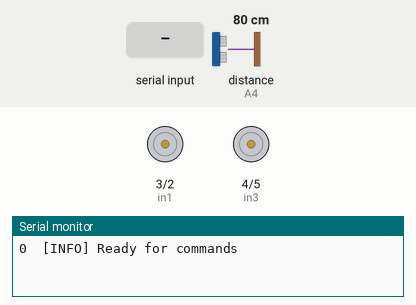
This sketch was run on a simulated Arduino Uno, built with avr-gcc and run on an emulated ATmega328P. Parts: motor-driver pin pairs drawn as motors (green arrow = first pin HIGH = forward, orange = second pin HIGH = backward, longer = more drive, scaled by the enable pin), the last lines printed to the serial monitor. Inputs (shaded band) come from the test bench; at power-on: distance to the obstacle (sensor on A4) 80 cm. The echo pulse lasts 58.3 µs per cm.

Above: at 1.2 s.
1.3 s: "D\n" received over Serial
3.3 s: "Q\n" received over Serial
At 3.7 s:
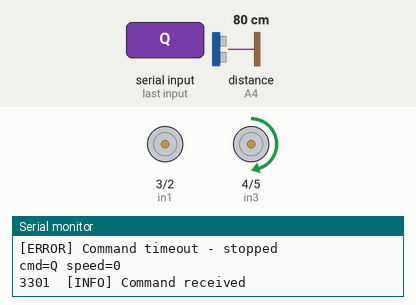
5.3 s: "E\n" received over Serial
At 5.7 s:
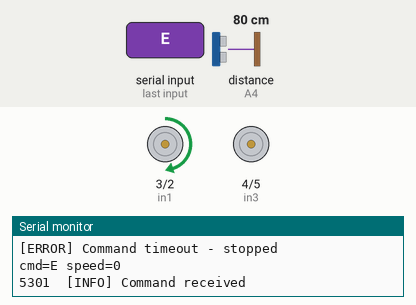
7.3 s: "Z\n" received over Serial
At 7.7 s:
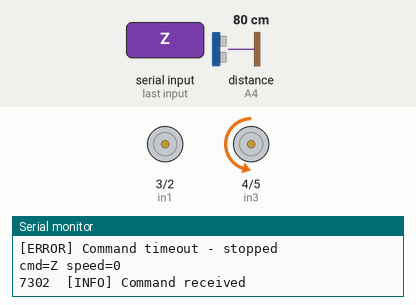
9.3 s: "C\n" received over Serial
At 9.7 s:
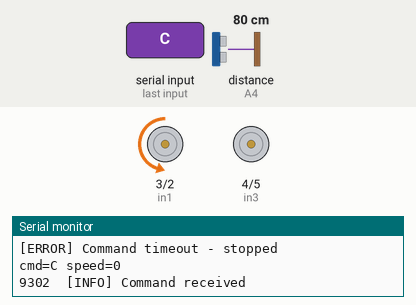
11.3 s: "F90\n" received over Serial
At 11.55 s:
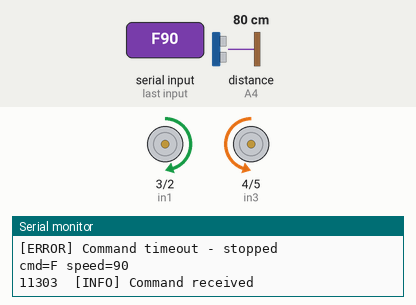
Timing chart, 0 to 14.3 s (numbered marks = the images above; inputs shaded):
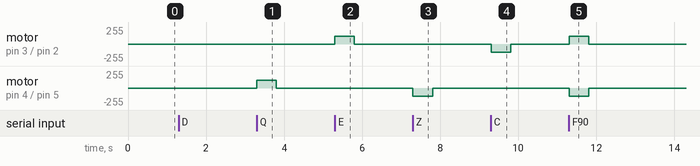

Measured:
- after the input at 3.3 s, motor on pin 4 (in3) / pin 5 (in4): stopped → forward 120/255 at once, → stopped 0.50 s later
- after the input at 5.3 s, motor on pin 3 (in1) / pin 2 (in2): stopped → forward 120/255 at once, → stopped 0.50 s later
- after the input at 7.3 s, motor on pin 4 (in3) / pin 5 (in4): stopped → backward 120/255 at once, → stopped 0.50 s later
- after the input at 9.3 s, motor on pin 3 (in1) / pin 2 (in2): stopped → backward 120/255 at once, → stopped 0.50 s later
- after the input at 11.3 s, motor on pin 3 (in1) / pin 2 (in2): stopped → forward 120/255 at once, → stopped 0.49 s later; motor on pin 4 (in3) / pin 5 (in4): stopped → backward 120/255 at once, → stopped 0.49 s later

The sketch:

MyRobot-V1.ino
```cpp
// MyRobot-V1.ino
// This file must be named the same as your sketch folder
//
// Remote control over Serial. The Processing sketch (MyRobotControl.pde)
// sends lines like "W 200\n" = <command letter> <space> <speed 0-255>.
//
//   W = forward            S = backward
//   A = spin left          D = spin right        (in place)
//   Q = forward + left     E = forward + right   (turn while driving)
//   Z = backward + left    C = backward + right
//   X = stop

int enA = 9;   // Enable pin for Motor A (LEFT) - must be a PWM-capable pin         !!! NOTE!! CHANGE PINS ACCORDING TO OUR WIRING!!!
int in1 = 3;   // Direction control pin 1 for Motor A
int in2 = 2;   // Direction control pin 2 for Motor A
int enB = 10;   // Enable pin for Motor B (RIGHT) - must be a PWM-capable pin
int in3 = 4;   // Direction control pin 3 for Motor B
int in4 = 5;   // Direction control pin 4 for Motor B
int trigR = A3; // Trigger pin for ultrasonic sensor R
int echoR = A4; // Echo pin for ultrasonic sensor R
int trigF = A0; // Trigger pin for ultrasonic sensor F
int echoF = A1; // Echo pin for ultrasonic sensor F
int followSpeed = 0;

const int TURN_AMOUNT = 120;                    // how much the inside wheel slows when turning
const unsigned long COMMAND_TIMEOUT_MS = 500;   // safety: stop if no command arrives for this long

unsigned long lastCommandTime = 0;
char lastCommand = 'X';

void setup() {
    pinMode(enA, OUTPUT);
    pinMode(in1, OUTPUT);
    pinMode(in2, OUTPUT);
    pinMode(enB, OUTPUT);
    pinMode(in3, OUTPUT);
    pinMode(in4, OUTPUT);
    pinMode(trigR, OUTPUT);
    pinMode(echoR, INPUT);
    pinMode(trigF, OUTPUT);
    pinMode(echoF, INPUT);
    Serial.begin(9600);
    Serial.setTimeout(20);   // don't wait long for a full line
    stopRobot();
    logInfo(Serial, "Ready for commands");
}

void loop() {
    // Read one full command line if available
    if (Serial.available() > 0) {
        String line = Serial.readStringUntil('\n');
        line.trim();
        if (line.length() > 0) {
            char cmd = toupper(line.charAt(0));
            int speed = constrain(line.substring(1).toInt(), 0, 255);
            handleCommand(cmd, speed);
            lastCommandTime = millis();
        }
    }

    // Failsafe: if the controller disconnects or stops sending, stop the robot
    if (lastCommand != 'X' && millis() - lastCommandTime > COMMAND_TIMEOUT_MS) {
        stopRobot();
        lastCommand = 'X';
        logError(Serial, "Command timeout - stopped");
    }

    if (lastCommand == 'F') {
        straightFollow(followSpeed);
    }

    if (lastCommand == 'M') {
        followMe(followSpeed);
    }
}

void handleCommand(char cmd, int speed) {
    // Only log when the command changes (otherwise the heartbeat spams Serial)
    Serial.print("cmd=");  Serial.print(cmd);  Serial.print(" speed=");  Serial.println(speed);
    if (cmd != lastCommand) {
        logInfo(Serial, "Command received");
        lastCommand = cmd;
    }

    switch (cmd) {
        case 'W': driveForward(speed);                     break;
        case 'S': driveBackward(speed);                    break;
        case 'A': spinLeft(speed);                         break;
        case 'D': spinRight(speed);                        break;
        case 'Q': turnLeft(speed, TURN_AMOUNT);            break;
        case 'E': turnRight(speed, TURN_AMOUNT);           break;
        case 'Z': turnLeftBackward(speed, TURN_AMOUNT);    break;
        case 'C': turnRightBackward(speed, TURN_AMOUNT);   break;
        case 'X': stopRobot();                             break;
        case 'F': followSpeed = speed;                     break;
        case 'M': followSpeed = speed;                     break;
        default:  stopRobot();                             break;
    }
}
```

Motor.ino
```cpp
/**
 * @file Motor.ino
 * @brief Simple H-bridge motor control helpers.
 *
 * Provides a minimal interface for driving DC motors using an L298N
 * (Arduino-style platforms).
 *
 * Direction is controlled via two input pins, and speed is controlled
 * by PWM on the enable pin (analogWrite, 0-255).
 *
 * Low-level functions take pins as parameters (one motor at a time).
 * High-level functions (driveForward, turnLeft, ...) use the global pin
 * variables defined in MyRobot-V1.ino and control both motors together.
 *
 * Motor A = RIGHT wheel, Motor B = LEFT wheel.
 *
 * @author Paul Bucci
 * @date 2026
 */


// ---------------------------------------------------------------------
// Low-level: one motor at a time
// ---------------------------------------------------------------------

/**
 * @brief Drives a DC motor in the "forward" direction at a given speed.
 *
 * @param in1   GPIO pin connected to motor driver input 1 (direction control)
 * @param in2   GPIO pin connected to motor driver input 2 (direction control)
 * @param enA   PWM-capable pin connected to motor driver enable pin
 * @param speed Speed from 0 (off) to 255 (full)
 */
void drive(int in1, int in2, int enA, int speed) {
    digitalWrite(in1, LOW);                      // Direction control: IN1
    digitalWrite(in2, HIGH);                     // Direction control: IN2
    analogWrite(enA, constrain(speed, 0, 255));  // Speed via PWM
}

/**
 * @brief Drives a DC motor in the "backward" direction at a given speed.
 *        (Same as drive(), but with the direction pins flipped.)
 */
void reverse(int in1, int in2, int enA, int speed) {
    digitalWrite(in1, HIGH);
    digitalWrite(in2, LOW);
    analogWrite(enA, constrain(speed, 0, 255));
}

/**
 * @brief Stops a DC motor.
 */
void stop(int in1, int in2, int enA) {
    digitalWrite(in1, LOW);
    digitalWrite(in2, LOW);
    analogWrite(enA, 0);                         // Disable motor driver
}

/**
 * @brief Drives a motor with a signed speed.
 *        Positive = forward, negative = backward, 0 = stop.
 *
 * @param speed Signed speed from -255 to 255
 */
void driveSigned(int in1, int in2, int enA, int speed) {
    if (speed > 0) {
        drive(in1, in2, enA, speed);
    } else if (speed < 0) {
        reverse(in1, in2, enA, -speed);
    } else {
        stop(in1, in2, enA);
    }
}


// ---------------------------------------------------------------------
// High-level: both motors (uses globals from MyRobot-V1.ino)
// ---------------------------------------------------------------------

/** @brief Stop both motors. */
void stopRobot() {
    stop(in1, in2, enA);
    stop(in3, in4, enB);
}

/** @brief Drive both wheels forward. speed: 0-255 */
void driveForward(int speed) {
    drive(in1, in2, enA, speed);
    drive(in3, in4, enB, speed);
}

/** @brief Drive both wheels backward. speed: 0-255 */
void driveBackward(int speed) {
    reverse(in1, in2, enA, speed);
    reverse(in3, in4, enB, speed);
}

/**
 * @brief Turn right while driving forward: right wheel slower than left.
 * @param speed Speed of the outside (left) wheel, 0-255
 * @param turn  How much to slow the inside (right) wheel. Bigger = sharper.
 */
void turnRight(int speed, int turn) {
    driveSigned(in1, in2, enA, speed - turn);  // right (inside) slower
    driveSigned(in3, in4, enB, speed);         // left (outside)
}

/** @brief Turn left while driving forward: left wheel slower than right. */
void turnLeft(int speed, int turn) {
    driveSigned(in1, in2, enA, speed);         // right (outside)
    driveSigned(in3, in4, enB, speed - turn);  // left (inside) slower
}

/** @brief Turn right while backing up. */
void turnRightBackward(int speed, int turn) {
    driveSigned(in1, in2, enA, -(speed - turn));
    driveSigned(in3, in4, enB, -speed);
}

/** @brief Turn left while backing up. */
void turnLeftBackward(int speed, int turn) {
    driveSigned(in1, in2, enA, -speed);
    driveSigned(in3, in4, enB, -(speed - turn));
}

/** @brief Spin in place to the right: right wheel back, left wheel forward. */
void spinRight(int speed) {
    reverse(in1, in2, enA, speed);
    drive(in3, in4, enB, speed);
}

/** @brief Spin in place to the left: right wheel forward, left wheel back. */
void spinLeft(int speed) {
    drive(in1, in2, enA, speed);
    reverse(in3, in4, enB, speed);
}

float TARGET_CM = 15.0;
float KP = 6.0;
int MAX_CORR = 150;
unsigned long FOLLOW_INTERVAL_MS = 60;

/** @brief Distance in cm from ultrasonic sensor, or -1 on no echo*/

float readDistanceCm(int trig, int echo) {
    digitalWrite(trig, LOW);    delayMicroseconds(2);
    digitalWrite(trig, HIGH);   delayMicroseconds(10);
    digitalWrite(trig, LOW);
    unsigned long dur = pulseIn(echo, HIGH, 25000);  // 25 ms timeout
    if (dur == 0) return -1;
    return dur * 0.0343 / 2.0;      // return distance * speed of sound in cm/micros / 2, for one way distance
}

float FOLLOW_DIST_CM = 15.0;
float DEADBAND_CM = 3.0;
float MAX_RANGE_CM = 100.0;
int   MIN_PWM = 80;

/** @brief Follow what'sin front of the robot with P-control, call often from loop()*/
void followMe(int maxSpeed) {
    static unsigned long lastRun = 0;
    static float filtered = -1;

    if (millis() - lastRun < FOLLOW_INTERVAL_MS) return;
    lastRun = millis();

    float d = readDistanceCm(trigF, echoF);
    if (d < 0 || d > MAX_RANGE_CM) {      // nothing in range: stop and wait
        filtered = -1;
        stopRobot();
        return;
    }

    filtered = (filtered < 0) ? d : 0.5 * filtered + 0.5 * d;

    float error = filtered - FOLLOW_DIST_CM;   // + = target too far, - = too close
    Serial.print("front="); Serial.println(filtered);

    if (abs(error) < DEADBAND_CM) {
        stopRobot();
        return;
    }

    int power = (int)(KP * error);
    power = constrain(power, -maxSpeed, maxSpeed);
    if (power > 0) power = max(power, MIN_PWM);
    if (power < 0) power = min(power, -MIN_PWM);

    // same signed speed on both wheels = straight line
    driveSigned(in1, in2, enA, power);
    driveSigned(in3, in4, enB, power);
}

/** @brief Follow a wall on the robot's RIGHT with P-control, call often from loop()*/
void straightFollow(int speed) {
    static unsigned long lastRun = 0;
    static float filtered = -1;

    if (millis() - lastRun < FOLLOW_INTERVAL_MS) return;
    lastRun = millis();

    float d  = readDistanceCm(trigR, echoR);
    if (d < 0) {
        driveSigned(in1, in2, enA, speed);
        driveSigned(in3, in4, enB, speed - MAX_CORR);
        return;
    }

    filtered = (filtered < 0) ? d : 0.6 * filtered + 0.4 * d;   // smoothing for sensor noise

    float error = filtered - TARGET_CM; // pos - too far from wall, neg - too close
    int corr = constrain((int)(KP * error), -MAX_CORR, MAX_CORR);

    // slow ONE wheel only to steer at high base speed
    // too far -> slow right wheel (steer toward wall)
    // too close -> slow the left wheel (steer away)
    int leftSpeed = speed - max(-corr, 0);
    int rightSpeed = speed - max(corr, 0);

    driveSigned(in1, in2, enA, rightSpeed);
    driveSigned(in3, in4, enB, leftSpeed);
}
```

Serial.ino
```cpp
/**
 * @file Serial.ino
 * @brief Minimal serial logging helpers.
 *
 * Very small logging utilities that print tagged messages to an
 * Arduino Stream (e.g. Serial). No wrapping or redefining of serial
 * functions—only uses Stream::print/println.
 *
 * @author Paul Bucci
 * @date 2026
 */

#include <Arduino.h>

/**
 * @brief Print an informational log message.
 *
 * Format:
 *   [INFO] <message>
 *
 * @param out Stream to write to (e.g. Serial)
 * @param msg Null-terminated message string
 */
inline void logInfo(Stream& out, const char* msg) {
  unsigned long timestamp = millis();
  out.print(timestamp);
  out.print(F("\t[INFO] "));
  out.println(msg);
}

/**
 * @brief Print an error log message.
 *
 * Format:
 *   [ERROR] <message>
 *
 * @param out Stream to write to (e.g. Serial)
 * @param msg Null-terminated message string
 */
inline void logError(Stream& out, const char* msg) {
  out.print(F("[ERROR] "));
  out.println(msg);
}
```
